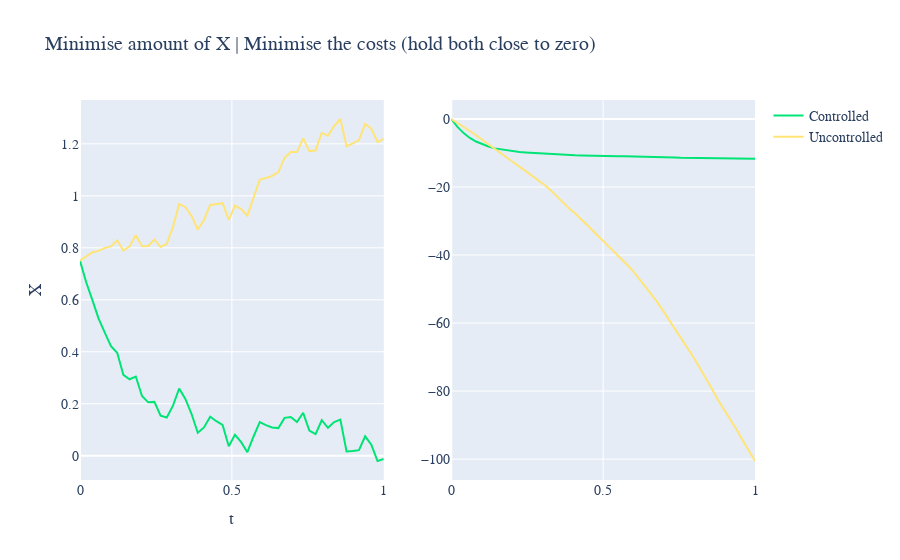

The notebook cell saved with this chart:
### Markdown cell above
Let $(\Omega, \mathcal{F}, \{\mathcal{F}_t\}_{t\in [0, T]}, \mathbb{P})$. We consider
$$
\begin{cases}
dX_s = [H_s X_s + M_s u_s] ds + \sigma_s dW_s, \; s \in [0, T] \\
X_0 = x > 0
\end{cases},
$$

### Code cell
n = 50
c_xs = np.zeros(n)
c_xs[0] = 0.75
uc_xs = np.zeros(n)
uc_xs[0] = c_xs[0]
dt = 1/n
ts = [t for t in np.linspace(0, 1, n)]
c_cum_cost = np.zeros(n)
uc_cum_cost = np.zeros(n)
for i in range(n-1):
    dW = np.sqrt(dt)*np.random.randn()
    c = solver.u(c_xs[i], i*dt).item() #-(1/eq.D)*eq.M*((0.316228*np.exp(12.6491*i*dt) - 99125.6)/(313463 + np.exp(12.6491*i*dt))) *c_xs[i] 
    uc = 0
    c_xs[i+1] = c_xs[i] + (eq.H*c_xs[i] + eq.M*c)*dt + eq.σ*dW
    uc_xs[i+1] = uc_xs[i] + (eq.H*uc_xs[i] + eq.M*uc)*dt + eq.σ*dW
    c_cum_cost[i+1] = c_cum_cost[i] + eq.C*c_xs[i]**2 + eq.D*c**2
    uc_cum_cost[i+1] = uc_cum_cost[i] + eq.C*uc_xs[i]**2 + eq.D*uc**2

c_cum_cost[-1] += eq.R*c_xs[-1]**2
uc_cum_cost[-1] += eq.R*uc_xs[-1]**2
    
fig = make_subplots(rows=1, cols=2)
fig.add_trace(go.Scatter(x=ts, y=c_xs, mode='lines', name="Controlled", line=dict(color="#00e476")), row=1, col=1)
fig.add_trace(go.Scatter(x=ts, y=uc_xs, mode='lines', name="Uncontrolled", line=dict(color="#FFe476")), row=1, col=1)
fig.add_trace(go.Scatter(x=ts, y=c_cum_cost, mode='lines', showlegend=False, line=dict(color="#00e476")), row=1, col=2)
fig.add_trace(go.Scatter(x=ts, y=uc_cum_cost, mode='lines', showlegend=False, line=dict(color="#FFe476")), row=1, col=2)
fig.update_layout(
    title="Minimise amount of X | Minimise the costs (hold both close to zero)",
    xaxis_title="t",
    yaxis_title="X",
    font=dict(
        family="Courier New, monospace",
        size=14
    )
)
fig.show()
